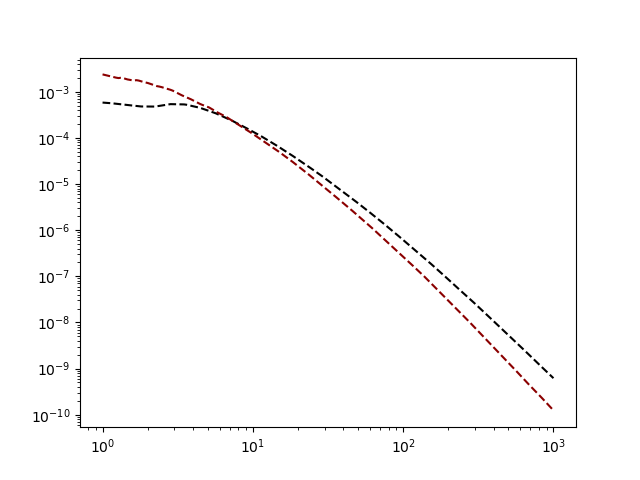

Write the Python code that produced this figure.
import numpy as np
import matplotlib.pyplot as plt
import scipy as sp
from scipy import interpolate

def log_interp1d(xx, yy, kind='linear'):
    logx = np.log10(xx)
    logy = np.log10(yy)
    lin_interp = interpolate.interp1d(logx, logy, kind=kind, fill_value='extrapolate')
    log_interp = lambda zz: np.power(10.0, lin_interp(np.log10(zz)))
    return log_interp

if "__main__" == __name__ :

    ee, nn = np.loadtxt("MuonFluxes/SN100pcGCR.txt", usecols=(0,1), unpack=True)
    func = log_interp1d(ee[:-1], nn[:-1]/np.diff(ee)*1e-4)

    energy0, flux0 = np.loadtxt("../Resconi.txt", usecols = (0,1), delimiter=' ',  unpack='true')
    func_resc = log_interp1d(energy0, flux0/(energy0**3))

    plt.figure()
    xx = np.logspace(0, 3, 200)
    plt.loglog(xx, func(xx), color="k", linestyle="--")
    plt.loglog(xx, func_resc(xx), color="darkred", linestyle="--")
    plt.savefig("test.png")

    name = ["20pc", "50pc", "100pc"]
    age_name = ["100yr", "300yr", "1kyr", "3kyr", "10kyr", "30kyr", "100kyr", "300kyr"]
    age = [0.1, 0.3, 1, 3, 10, 30, 100, 300]
    color = ["steelblue", "darkred", "darkorange"]

    for j,ag in enumerate(age_name):

        plt.figure()
        for i,nn in enumerate(name):

            name_dir = "MuonFluxes/SN%s%s.txt" %(nn, ag)
            ee, ff = np.loadtxt(name_dir, usecols=(0,1), unpack=True)
            func = log_interp1d(ee[:-1], ff[:-1]/np.diff(ee)*1e-4)
            xx = np.logspace(0, 3, 200)
            plt.loglog(xx, func(xx), color=color[i], linestyle="--", label=nn)
        plt.loglog(xx, func_resc(xx), color="k", linestyle="--", label="Resconi")
        plt.legend()
        plt.savefig("plot_snfluxes/plot_sn_%.1fkyr.png" %age[j])

    

